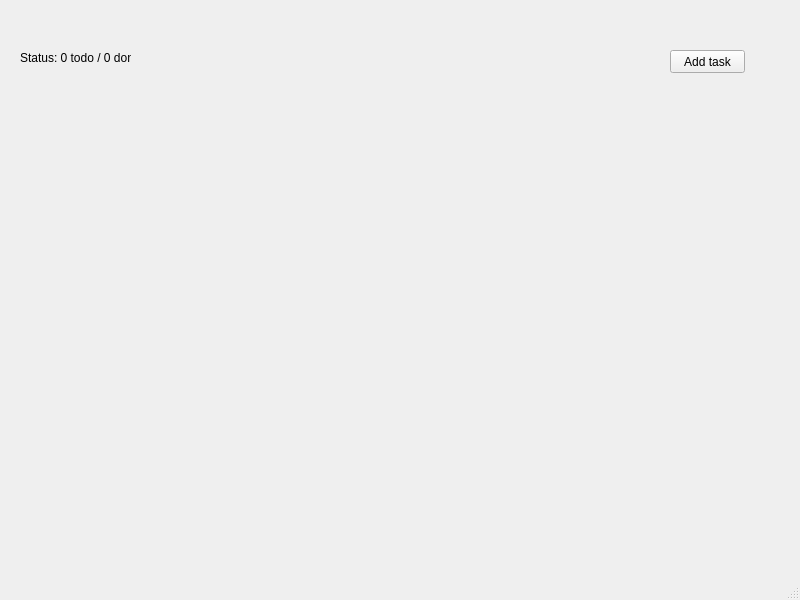
<?xml version="1.0" encoding="UTF-8"?>
<ui version="4.0">
 <class>MainWindow</class>
 <widget class="QMainWindow" name="MainWindow">
  <property name="geometry">
   <rect>
    <x>0</x>
    <y>0</y>
    <width>800</width>
    <height>600</height>
   </rect>
  </property>
  <property name="windowTitle">
   <string>MainWindow</string>
  </property>
  <widget class="QWidget" name="centralwidget">
   <widget class="QLabel" name="statusLabel">
    <property name="geometry">
     <rect>
      <x>20</x>
      <y>50</y>
      <width>111</width>
      <height>16</height>
     </rect>
    </property>
    <property name="text">
     <string>Status: 0 todo / 0 done</string>
    </property>
   </widget>
   <widget class="QPushButton" name="addTaskButton">
    <property name="geometry">
     <rect>
      <x>670</x>
      <y>50</y>
      <width>75</width>
      <height>23</height>
     </rect>
    </property>
    <property name="text">
     <string>Add task</string>
    </property>
   </widget>
  </widget>
  <widget class="QMenuBar" name="menubar">
   <property name="geometry">
    <rect>
     <x>0</x>
     <y>0</y>
     <width>800</width>
     <height>21</height>
    </rect>
   </property>
  </widget>
  <widget class="QStatusBar" name="statusbar"/>
 </widget>
 <resources/>
 <connections/>
</ui>
